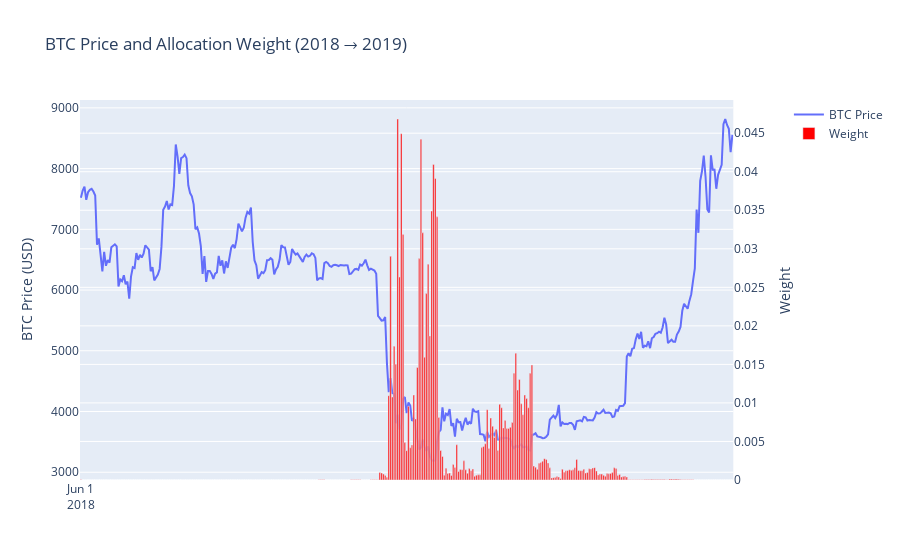

Write notebook code for a chart like this one.
### Markdown cell above
Between June 2018 and June 2019, the price reached a clear low point around the middle of the year. We can see that the strategy concentrated more allocation during this period, and it also increased the investment weight immediately as the price dropped to its bottom.

### Code cell
plot_weight_price_by_year(2018)

### Figure 1 — Plotly figure (JSON) as saved in the notebook; plotly's stock layout.template omitted (floating-point values rounded to 4 significant figures; data arrays with more than 128 entries replaced by an {"elided": "..."} marker saying what was removed)
{"data": [{"mode": "lines", "name": "BTC Price", "type": "scatter", "x": {"elided": "366 str values"}, "xaxis": "x", "y": {"elided": "366 float values"}, "yaxis": "y"}, {"marker": {"color": "red", "opacity": 1}, "name": "Weight", "type": "bar", "x": {"elided": "366 str values"}, "xaxis": "x", "y": {"elided": "366 float values"}, "yaxis": "y2"}], "layout": {"barmode": "overlay", "title": {"text": "BTC Price and Allocation Weight (2018 → 2019)"}, "xaxis": {"anchor": "y", "domain": [0, 0.94], "dtick": "M12", "tick0": "2018-06-01", "tickmode": "linear"}, "yaxis": {"anchor": "x", "domain": [0, 1], "title": {"text": "BTC Price (USD)"}}, "yaxis2": {"anchor": "x", "overlaying": "y", "side": "right", "title": {"text": "Weight"}}}}
